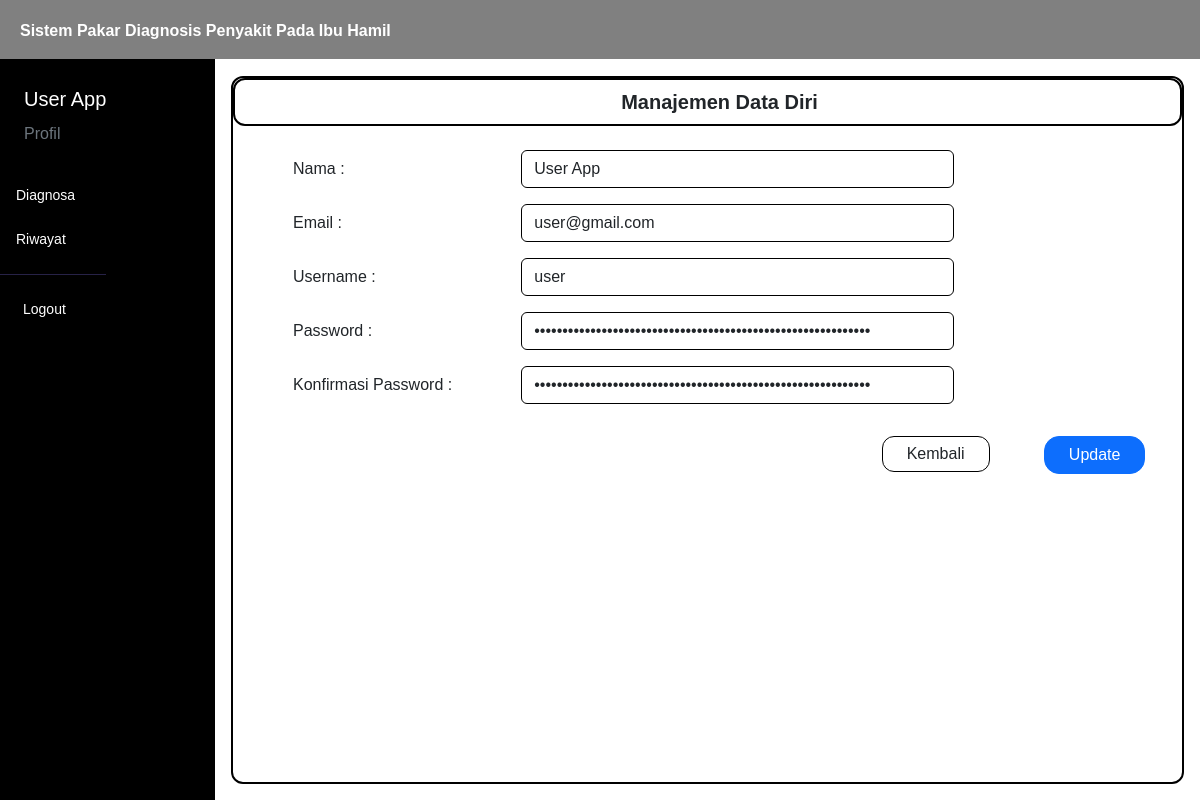
The app's page /menu/profil.php (signed in), older data.
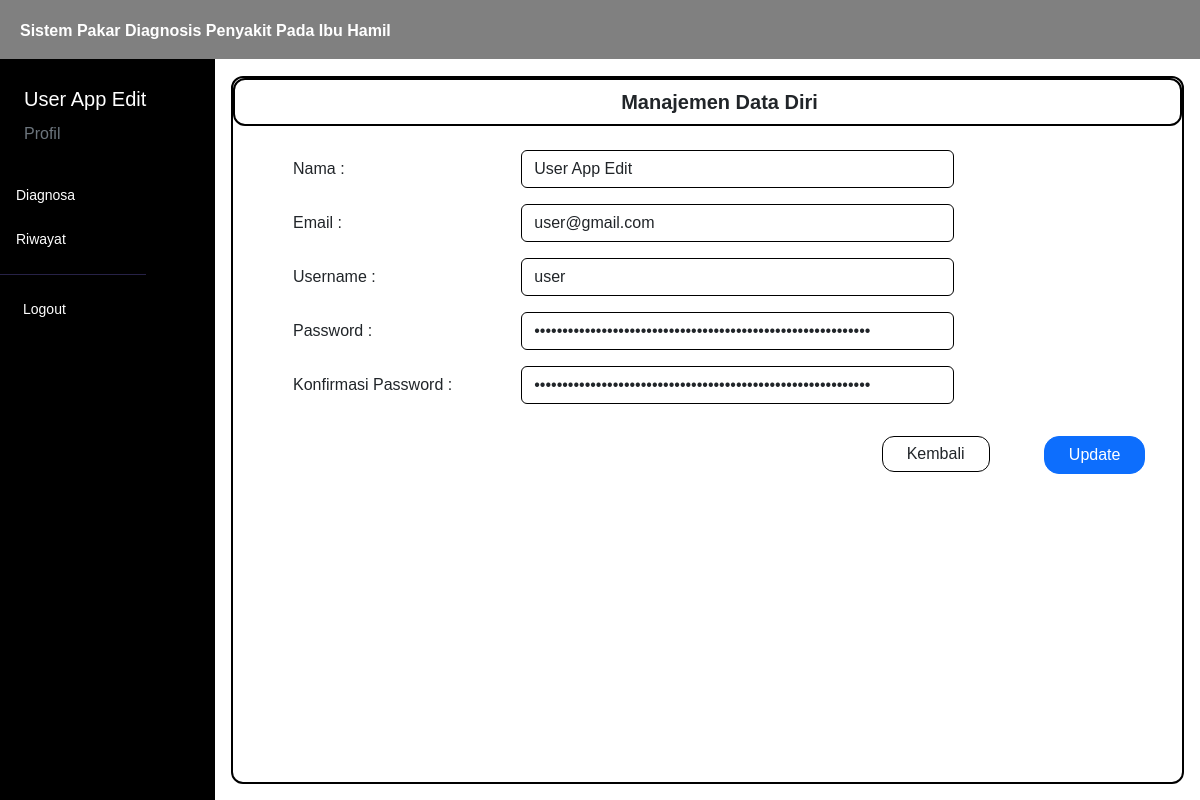
The same page, newer data.
### tables this page shows
CREATE TABLE `user` (
  `iduser` int(11) NOT NULL,
  `username` varchar(50) NOT NULL,
  `password` varchar(100) NOT NULL,
  `nama` varchar(50) NOT NULL,
  `email` varchar(50) NOT NULL,
  `level` varchar(40) NOT NULL
);

### controller/main.php (called while the page is built, shortened)
<?php
$conn = mysqli_connect("localhost", "root", "", "kehamilan");
function query($query)
{
    global $conn;
    $result = mysqli_query($conn, $query);
    $rows = [];
    while ($row = mysqli_fetch_assoc($result)) {
        $rows[] = $row;
    }
    return $rows;
}
function dekripsi($kata)
{
    $string = base64_decode($kata);
    $key = substr($string, 0, 44);
    $enkripsi = substr($string, 44);
    $hasil = openssl_decrypt($enkripsi, 'AES-256-CBC', $key, 0, substr($key, 0, 16));
    return $hasil;
}
function cari_user() {
    $id = dekripsi($_COOKIE['SPKehamilan']);
    $user = query("SELECT * FROM user WHERE iduser = $id")[0];
    return $user;
}
?>

### navbar/navbar.php (called while the page is built, shortened)
<?php
require_once '../controller/main.php';
if (isset($_COOKIE['SPKehamilan'])) {
    $user = cari_user();
}
?>

### menu/profil.php (the view, shortened to what the changed rows need)
<?php
$id = dekripsi($_COOKIE['SPKehamilan']);
$data = query("SELECT * FROM user WHERE iduser = $id")[0];
?>
<html lang="en">
<head>
    <link href="https://cdn.jsdelivr.net/npm/bootstrap@5.3.0/dist/css/bootstrap.min.css" rel="stylesheet"
>
    <link rel="stylesheet" href="https://cdn.datatables.net/1.13.4/css/jquery.dataTables.min.css">
    <link rel="stylesheet" href="../style.css">
</head>
<body>
    <div class="content">
        <?php
        require_once('../navbar/navbar.php');
        ?>
        <div class="main-container m-0">
            <div class="d-flex">
                <?php
                if ($user['level'] === "User") {
                    require_once('../navbar/sidebar_user.php');
                } elseif ($user['level'] === "Admin") {
                    require_once('../navbar/sidebar.php');
                } else {
                    echo "
                        <script>
                            document.location.href='../logout.php';
                        </script>
                    ";
                }
                ?>
                <div class="contents px-3 py-3">
                    <div class="box">
                        <form method="post" action="">
                            <div class="mb-3 mt-4 row ms-5">
                                <div class="col-sm-6">
                                    <input type="text" class="form-control" id="inputName" value="<?= $data['nama']; ?>"
                                        name="nama">
                                </div>
                            </div>
                            <div class="mb-3 mt-2 row ms-5">
                                <div class="col-sm-6">
                                    <input type="email" class="form-control" id="inputEmail"
                                        value="<?= $data['email']; ?>" name="email">
                                </div>
                            </div>
                            <div class="mb-3 mt-2 row ms-5">
                                <div class="col-sm-6">
                                    <input type="text" class="form-control" id="inputUsername"
                                        value="<?= $data['username']; ?>" name="username">
                                </div>
                            </div>
                            <div class="mb-3 mt-2 row ms-5">
                                <div class="col-sm-6">
                                    <input type="password" class="form-control" id="inputPassword"
                                        value="<?= $data['password']; ?>" name="password">
                                </div>
                            </div>
                            <div class="mb-3 mt-2 row ms-5">
                                <div class="col-sm-6">
                                    <input type="password" class="form-control" id="inputKPassword"
                                        value="<?= $data['password']; ?>" name="password2">
                                </div>
                            </div>
                    </div>
                </div>
            </div>
        </div>
    </div>
</body>
</html>

### navbar/sidebar_user.php (shortened to what the changed rows need)
<div class="sidebar" id="side_nav">
    <div class="content-side">
        <div class="profil pt-4">
            <span class="text-white ms-4 fs-5">
                <?= $user['nama']; ?>
            </span>
            <div class="ms-4 mt-2">
                <a class="text-decoration-none text-secondary" href="../menu/profil.php">Profil</a>
            </div>
        </div>
        <div class="">
            <ul class="list-unstyled pt-4 fw-medium">
                <li class="">
                    <a href="../diagnosa" class="text-decoration-none d-block">
                        <span>Diagnosa</span>
                    </a>
                </li>
                <li class="">
                    <a href="../menu/riwayat.php" class="text-decoration-none d-block">
                        <span>Riwayat</span>
                    </a>
                </li>
            </ul>
        </div>
        <hr class="hr-color">
        <ul class="list-unstyled fw-medium pb-5">
            <li>
                <a href="../logout.php" class="text-decoration-none d-block">
                    <span>Logout</span>
                </a>
            </li>
        </ul>
    </div>
</div>

Row changes from the older to the newer data that the page shows:
changed user "user@gmail.com": nama "User App" → "User App Edit"
